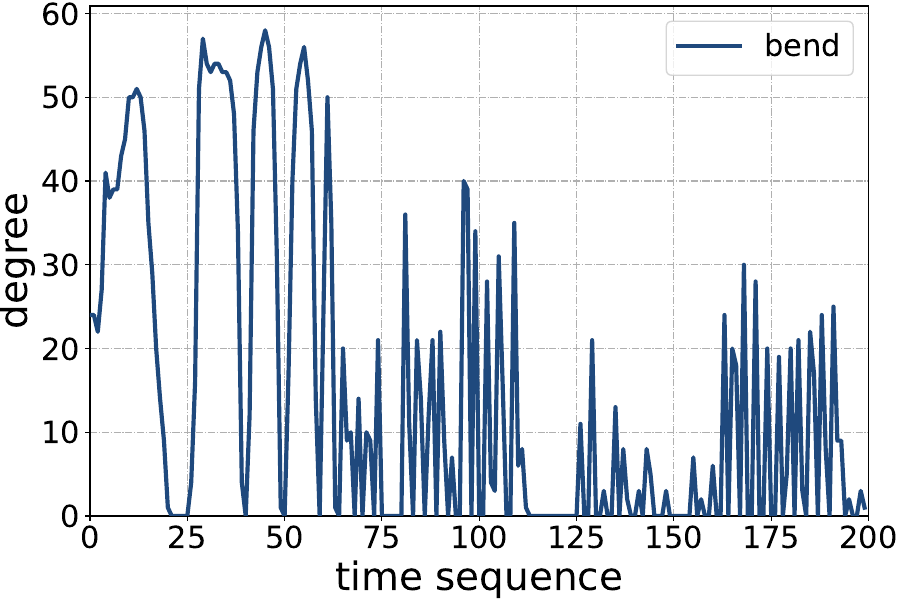

The script that saved this image:
import xlrd
import matplotlib.pyplot as plt
import numpy as np

colorDict = {
    'Full-replication': '#C00000', 
    'BFT-Store': '#00B050', 
    'BFT-Fusion(k=5%)': '#F79646', 
    'BFT-Fusion(k=10%)': '#1f497d', 
    'BFT-Fusion(k=15%)':'#4BACC6', 
    'BFT-Fusion(k=20%)':'#8064A2'
}

markerDict = {
    'Full-replication': 'D', 
    'BFT-Store': 'o', 
    'BFT-Fusion(k=5%)': 'v', 
    'BFT-Fusion(k=10%)': '^', 
    'BFT-Fusion(k=15%)':'>', 
    'BFT-Fusion(k=20%)':'<'
}

hatchDict = {
    'network': '\\\\\\\\',
    'computation': '----',
    'I/O': '////',
}

inFile = open('bend.txt', 'r')
dataArr = []

while True:
    curLine = inFile.readline()
    if curLine == '':
        break
    curNum = int(curLine.strip('\n'))
    bend=(4095-curNum)/4095*210
    if bend>95:
        bend=95
    dataArr.append(int(bend))


plt.figure(figsize=(9,6))
line_lw = 3

plt.plot(range(len(dataArr)), dataArr, linewidth=line_lw, label='bend', \
    color="#1f497d", markersize=10, zorder=5, markevery=int(len(dataArr)/40))

plt.ylabel("degree", fontsize=28)
plt.xlabel("time sequence", fontsize=28)

plt.legend(fontsize=22)
plt.yticks(fontsize=22)
plt.xticks(fontsize=22)

plt.ylim(0)
plt.xlim(0, len(dataArr))
plt.grid(True, linestyle='-.', axis='both')

plt.subplots_adjust(left=0.1, right=0.965, top=0.99, bottom=0.14)

plt.savefig('bend.pdf')
plt.show()
